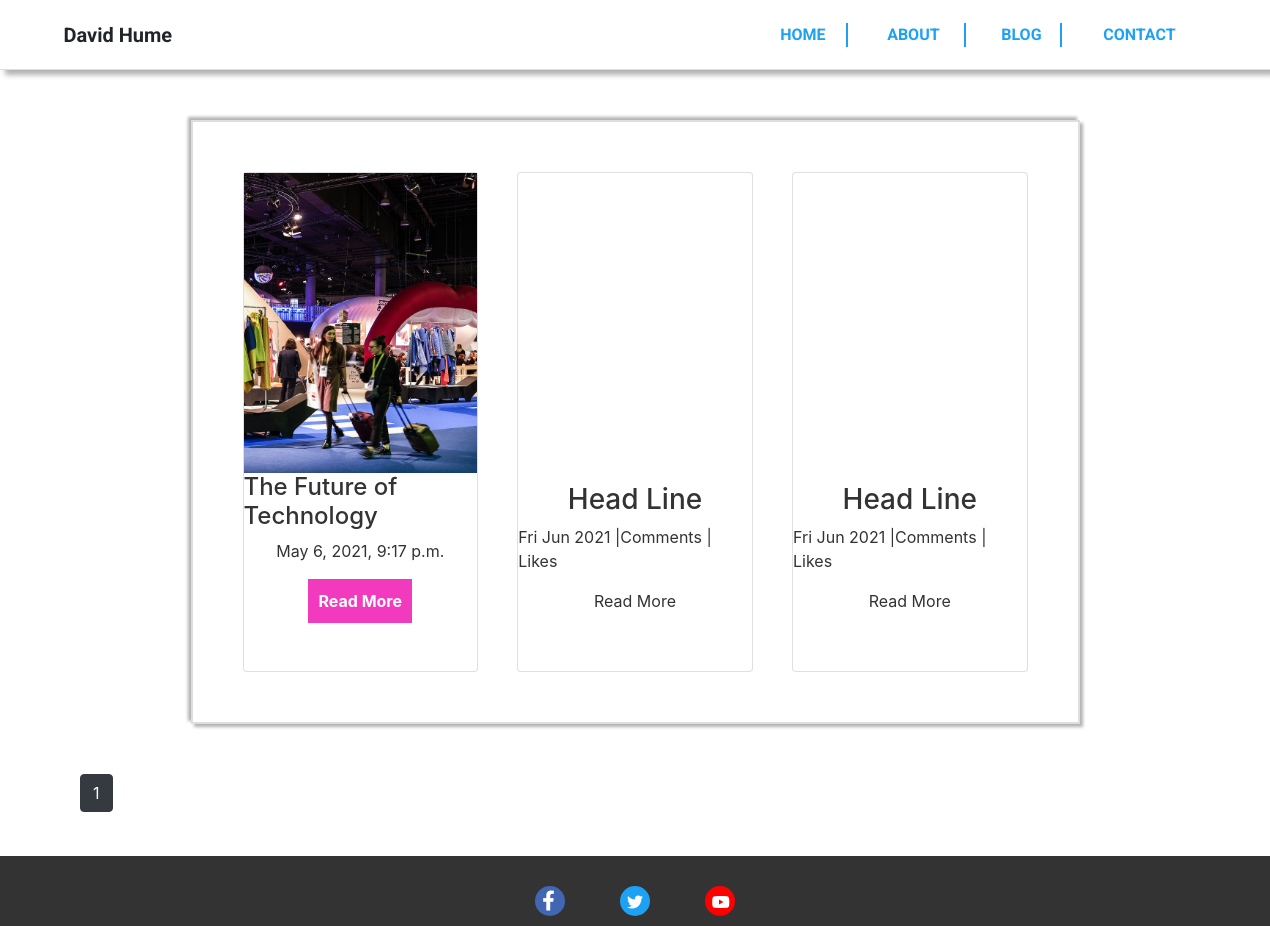
The page /posts on the database its author committed.
### PersonalApp/models.py (models this page shows)
class post_detail_model(models.Model):
    id = models.AutoField(primary_key=True)
    post_date=models.DateTimeField(auto_now_add=True, blank=True)
    post_head=models.CharField(blank=True, max_length=255)
    post_image_one= models.ImageField(blank=True, upload_to='post/images')
    post_text_one=models.TextField(blank=True)
    post_image_two=models.ImageField(blank=True, upload_to='post/images')
    post_text_two=models.TextField(blank=True)
    related_topics= models.ManyToManyField(related_fields)

### PersonalApp/views.py (the view)
# urls.py: path('posts',PostListView.as_view(), name="posts"),
class PostListView(ListView):
    model=post_detail_model
    template_name='post.html'
    context_object_name='posts'
    paginate_by=3
    def get_queryset(self):
        query = self.request.GET.get('q')
        object_list = self.model.objects.all()
        print("querrry  :",query)
        if query:
            object_list = object_list.filter( )
        return object_list

### PersonalApp/templates/post.html (shortened to what this page needs)
{%extends 'base.html'%}
{% load static %}
{% block content %}
<div class="post-div">
    {% for post in posts%}
    <div class="card">
        <div class="card-image" style="background-image: url({{post.post_image_one.url}});"></div>
        <div class="card-text">
            <h4>{{post.post_head}}</h4>
            <p> {{post.post_date}}</p>
            <form action="{% url 'post_detail' post.id %}">
                <button type="submit"> Read More</button>
            </form>
        </div>
    </div>
    {% endfor%}
    <div class="card">
        <div class="card-image" style="background-image: url(https://images02.nicepage.io/a1389d7bc73adea1e1c1fb7e/cafc6d9ce7f55817832f1816/pexels-photo-3104234.jpeg);"></div>
        <div class="card-text">
            <h3>Head Line</h3>
            <p> Fri Jun 2021 |Comments | Likes</p>
            <a> Read More</a>
        </div>
    </div>
    <div class="card">
        <div class="card-image" style="background-image: url(https://images02.nicepage.io/a1389d7bc73adea1e1c1fb7e/4ded0426444e5d338ad04647/pexels-photo-3193889.jpeg?version=);"></div>
        <div class="card-text">
            <h3>Head Line</h3>
            <p> Fri Jun 2021 |Comments | Likes</p>
            <a> Read More</a>
        </div>
    </div>
</div>
<div class="container">
    {% for num in page_obj.paginator.page_range  %}
      {% if page_obj.number == num %}
        <a class="btn btn-dark mb-4" href="?page={{num}}" >{{num}}</a>
      {% elif num > page_obj.number|add:'-3'  and num < page_obj.number|add:'+3' %}
         <a class="btn btn- outline-dark mb-4" href="?page={{num}}">{{num}}</a>
      {% endif %}
    {% endfor%}
</div>
{% endblock %}

### PersonalApp/static/css/style.css (style rules this page uses)
html, main { max-width: 100%; min-height: calc(100vh - 140px); overflow-x: hidden; position: relative; background-color: #fff; }
* { margin: 0; padding: 0; box-sizing: border-box; }
button { color: #fff; margin-top: 20px; font-size: 14px; font-weight: bolder; background-color: #f23abe; padding: 5px 5px; transition: ease-in-out 0.5s; width: 100%; border: none; padding: 10px; }
.post-div { position: relative; width: 70%; margin: 50px auto; border: 2px solid #dedede; background-color: #ffff; z-index: 100; display: flex; justify-content: space-between; flex-wrap: wrap; padding: 50px; box-shadow: 3px 3px 3px rgba(0, 0, 0, 0.3), -3px -3px 3px rgba(0, 0, 0, 0.3); }
.card { position: relative; width: 30%; height: 500px; border: 2px solid #dedede; background-color: #fff; font-family: -apple-system, BlinkMacSystemFont, "Segoe UI", Roboto, Oxygen-Sans, Ubuntu, Cantarell, "Helvetica Neue", sans-serif; }
.card-image { position: relative; height: 300px; width: 100%; background-repeat: no-repeat; background-position: center; background-size: cover; }
.card-text { background-color: #fff; width: 100%; height: 150px; color: #333; display: flex; justify-content: center; flex-direction: column; align-items: center; }

### rows shown on the page
post_detail_model: post_image_one (picture), post_head "The Future of Technology", post_date "May 6, 2021, 9:17 p.m."

### other values the page prints
{{ num }} "1"
